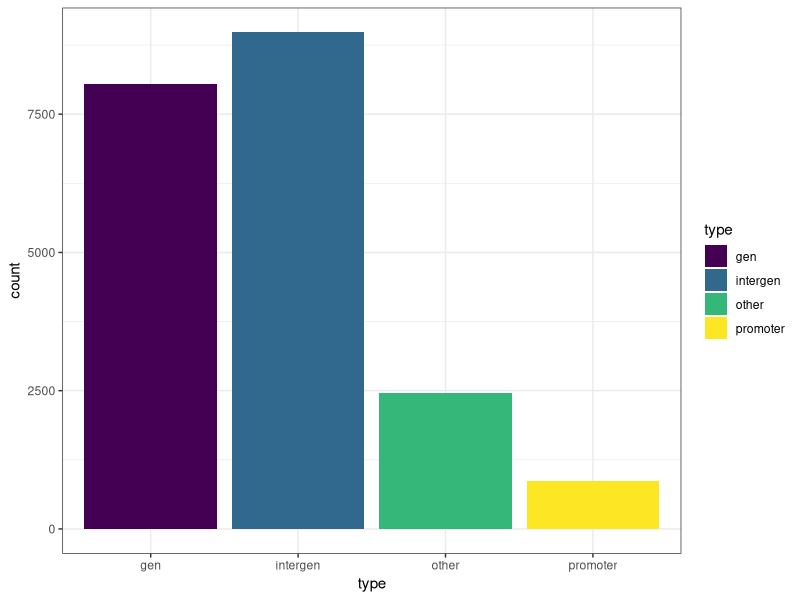
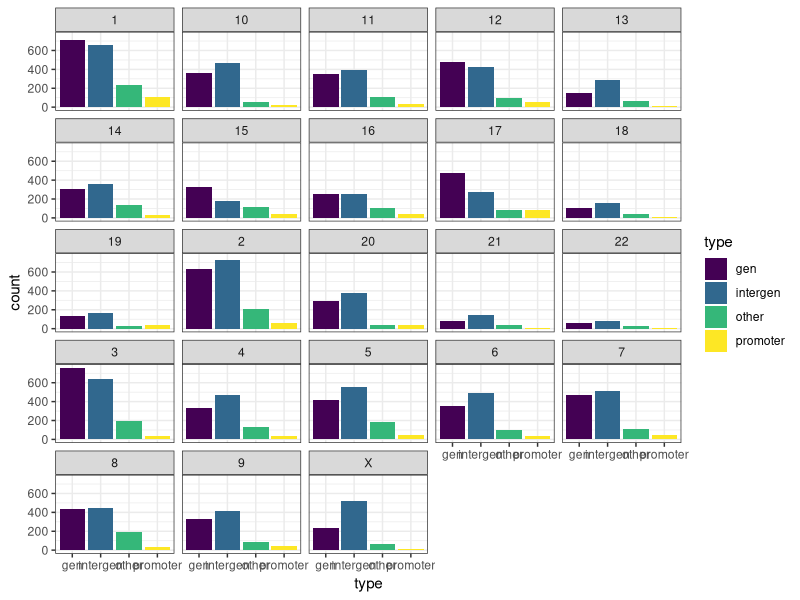

Write the R code that produced these figures, in order.
library(readr)
library(dplyr)
library(plyr)
library(stringr)
library(IRanges)
library(ggplot2)

chrs <- as.character(c(seq(1:22), "X"))
annot <- read_tsv("data/Biomart_EnsemblG94_GRCh38_p12.txt",
                  col_names = c("id", "chr", "start", "end", "gc", "type", "symbol"),
                  col_types = cols(col_character(), col_character(), col_integer(), 
                                   col_integer(), col_double(), col_character(), col_character()),
                  skip = 1)

## Identify protein coding genes
annot <- annot %>% filter(chr %in% chrs)
protein_coding <- annot %>% filter(type == "protein_coding")
non_protein_coding <- annot %>% filter(type != "protein_coding")

ctcfs <- read_tsv("data/filtered_ctcfs.tsv")
ctcfs <- ctcfs %>% mutate(chr = str_remove(chr, "chr")) %>% 
  filter(chr %in% chrs)

### Extract promoter regions and gene regions from annotation
promoters <- protein_coding %>% mutate(end = start + 500, start = start - 5000)
genes <- protein_coding %>% mutate(start = start + 500)
genes <- genes %>% filter(end > start)

### Get peaks overlaping gene and promoters regions
ctcfs_hits <- parallel::mclapply(X = chrs, mc.cores = 23, FUN = function(ch){
  chr_ctcfs <- ctcfs %>% filter(chr == ch)
  chr_genes <- genes %>% filter(chr == ch)
  chr_promoters <- promoters %>% filter(chr == ch)
  chr_other <- non_protein_coding %>% filter(chr == ch)
  
  cranges <- IRanges(start = chr_ctcfs$start, end = chr_ctcfs$end, names = chr_ctcfs$id)
  granges <- IRanges(start = chr_genes$start, end = chr_genes$end, names = chr_genes$id)
  pranges <- IRanges(start = chr_promoters$start, end = chr_promoters$end, names = chr_promoters$id)
  oranges <- IRanges(start = chr_other$start, end = chr_other$end, names = chr_other$id)
  
  chr_ctcfs <- chr_ctcfs %>% mutate(phits = countOverlaps(cranges, pranges, type = "within"), 
                            ghits = countOverlaps(cranges, granges, type = "within"),
                            ohits = countOverlaps(cranges, oranges, type = "within"))
  
  promoters <- as.data.frame(findOverlaps(cranges, pranges, type = "within"))
  if(nrow(promoters) > 0) {
    promoters <- promoters %>% 
      mutate(ctcf = chr_ctcfs$id[queryHits], sequence = chr_promoters$id[subjectHits], type = "promoter")
    
    genes <- as.data.frame(findOverlaps(cranges, granges, type = "within"))
    genes <- genes %>% 
      mutate(ctcf = chr_ctcfs$id[queryHits], sequence = chr_genes$id[subjectHits], type = "gene")
    
    others <- as.data.frame(findOverlaps(cranges, oranges, type = "within"))
    others <- others %>% 
      mutate(ctcf = chr_ctcfs$id[queryHits], sequence = chr_other$id[subjectHits], type = "other")
    
    hs <- bind_rows(promoters, genes, others) %>% select(ctcf, sequence, type)
    return(list(ctcfs = chr_ctcfs, hits = hs))
  }
 
})

### Features of the overlapped CTCFS
class_ctcfs <- ldply(lapply(ctcfs_hits, "[[", "ctcfs"))
### Overlaps
ctcfs_hits <- ldply(lapply(ctcfs_hits, "[[", "hits"))

class_ctcfs <- class_ctcfs %>% mutate(type = case_when(phits > 0 ~ "promoter",
                                        ghits > 0 ~ "gen",
                                        ohits > 0 ~ "other",
                                        TRUE ~ "intergen"))

png(paste0("figures/ctcfs/class-barplot-all.png"), width = 800, height = 600)
ggplot(class_ctcfs, aes(x = type, fill = type)) +
  geom_bar() +
  theme_bw() +
  scale_fill_viridis_d() 
dev.off()

png(paste0("figures/ctcfs/class-barplot-all-bychr.png"), width = 1200, height = 1200)
ggplot(class_ctcfs, aes(x = type, fill = type)) +
  geom_bar() +
  theme_bw() +
  scale_fill_viridis_d() + 
  facet_wrap(~chr)
dev.off()

write_tsv(class_ctcfs, path = "data/class_ctcfs.tsv")
write_tsv(ctcfs_hits, path = "data/ctcfs_hits.tsv")
